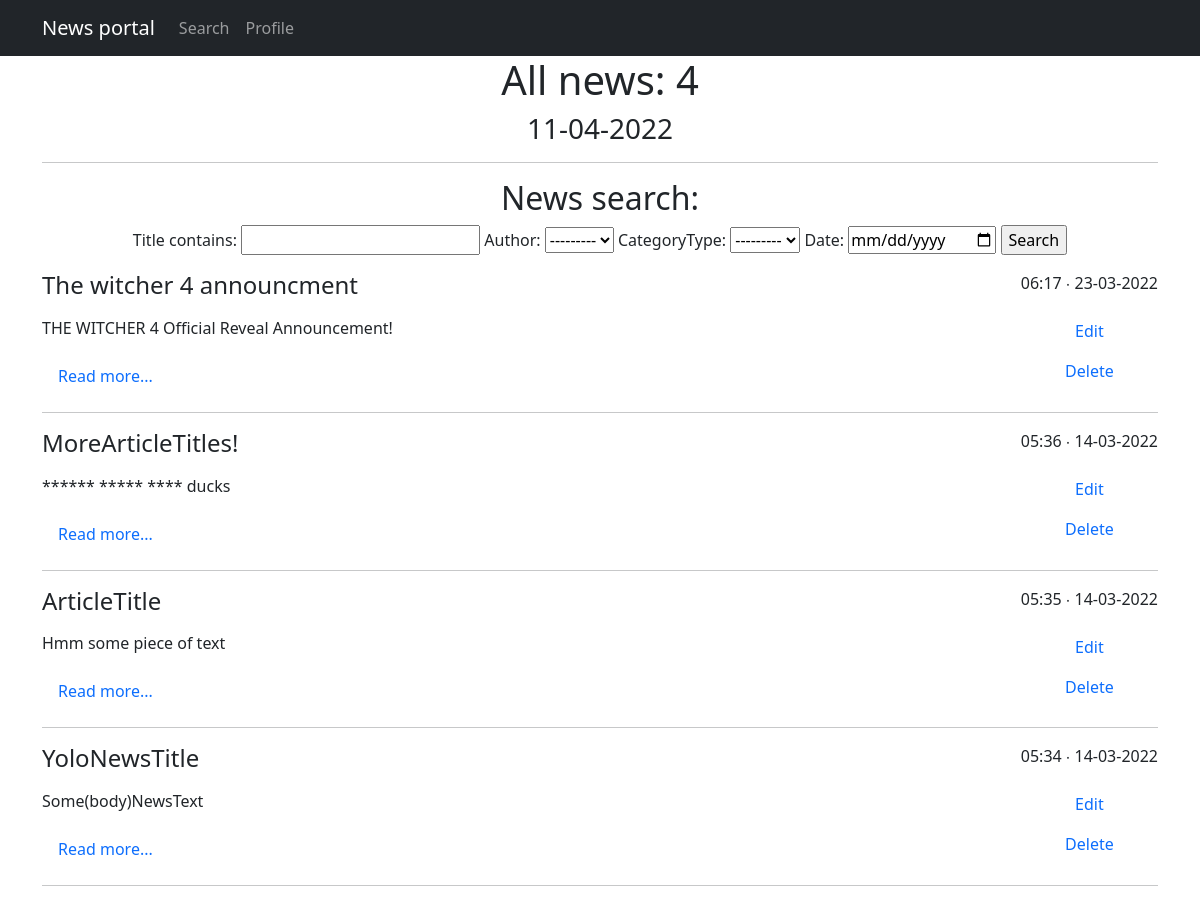
The page /news/search/ on the database as committed earlier.
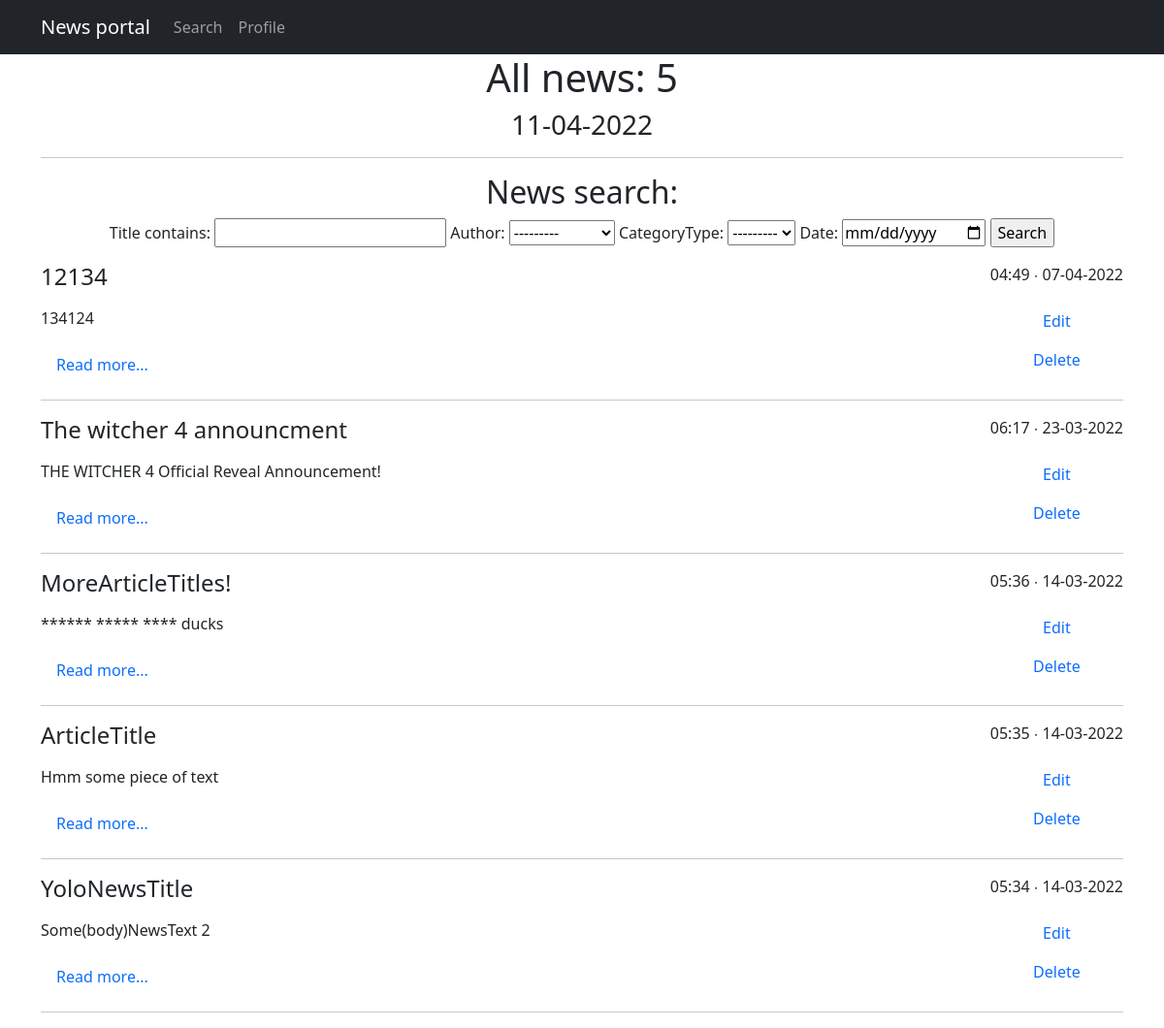
The same page on the database as committed later.
### news/models.py (models this page shows, shortened)
class Post(models.Model):
    author = models.ForeignKey(Author, on_delete = models.CASCADE)
    NEWS = 'NW'
    ARTICLE = 'AR'
    CATEGORY_CHOICES = (
        (NEWS, 'News'),
        (ARTICLE, 'Article')
    )
    categoryType = models.CharField(max_length = 2, choices = CATEGORY_CHOICES, default = ARTICLE)
    dateCreation = models.DateTimeField(auto_now_add = True)
    postCategory = models.ManyToManyField(Category, through = 'PostCategory')
    title = models.CharField(max_length = 128)
    text = models.TextField()
    rating = models.SmallIntegerField(default = 0)

### news/views.py (the view)
# urls.py: path('search/', PostSearch.as_view(), name='postSearch'),
class PostSearch(ListView):
    model = Post
    template_name = 'postSearch.html'
    context_object_name = 'search'
    ordering = '-dateCreation'
    def get_filter(self):
        return PostFilter(self.request.GET, queryset=super().get_queryset())
    def get_queryset(self):
        return self.get_filter().qs
    def get_context_data(self, *args, **kwargs):
        return {
            **super().get_context_data(*args, **kwargs),
            'filter': self.get_filter(),
            'time_now' : datetime.utcnow(),
            'length' : Post.objects.count()
        }

### news/models.py (called while the page is built)
    def __str__(self):
        return f'{self.authorUser.username}'

### news/templatetags/custom_filters.py (called while the page is built)
@register.filter(name='censor')
def censor(value):
    if not isinstance(value, str):
        raise ValueError('Cant censor not str object')
    for i in ban_words:
        value = value.replace(i[0:], '*' * len(i) )
    return value

### templates/postSearch.html (shortened to what this page needs)
{% extends 'flatpages/default.html' %}
{% load custom_filters %}
{% block content %}
<h1>All news: {{ length }}</h1>
<h3> {{ time_now|date:'d-m-Y' }} </h3>
<hr>
<h2>News search:</h2>
<form method="GET">
    {{ filter.form }}
    <input type="submit" value="Search">
</form>
{% for post in filter.qs %}
<div style="float: right"><p>{{ post.dateCreation|date:'h:i ∙ d-m-Y ' }}</p>
<a class="nav-link" href="{% url 'postUpdate' post.id %}">Edit</a>
<a class="nav-link" href="{% url 'postDelete' post.id %}">Delete</a></div>
<div align="left">
    <h4><p>{{post.title|censor}}</p></h4>
    <p>{{ post.text|truncatewords:50|censor }}</p>
    <a class="nav-link" href="{% url 'postDetail' post.id %}">Read more...</a>
    <hr>
</div>
{% endfor %}
{% endblock content %}

### templates/flatpages/default.html (shortened to what this page needs)
{% load static %}
<!DOCTYPE html>
<html lang="en">
    <head>
        <link href="{% static 'css/styles.css' %}" rel="stylesheet" />
    </head>
    <body>
        <nav class="navbar navbar-expand-lg navbar-dark bg-dark static-top">
            <div class="container">
                <a class="navbar-brand" href="/news/">News portal</a>
                <div class="collapse navbar-collapse" id="navbarResponsive">
                    <ul class="navbar-nav ml-auto">
                        <li class="nav-item">
                            <a class="nav-link" href="/news/search/">Search</a>
                        </li>
                        <li class="nav-item">
                            <a class="nav-link" href="http://127.0.0.1:8000">Profile</a>
                       </li>
                    </ul>
                </div>
            </div>
         </nav>
        <div class="container">
            <div class="row">
                <div class="col-lg-12 text-center">
                    {% block content %}{% endblock content %}
                </div>
            </div>
         </div>
    </body>
</html>

Rows that differ between the two databases and show on the page:
added Post: dateCreation "04:49 ∙ 07-04-2022", title|censor "12134", text|censor "134124"
changed Post "YoloNewsTitle": text|censor "Some(body)NewsText" → "Some(body)NewsText 2"
Other text that changed with them:
{{ length }}: "4" → "5"
